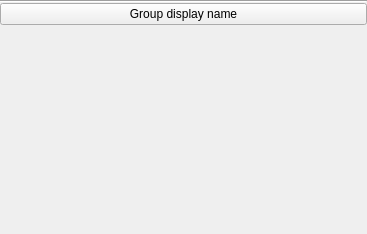
<?xml version="1.0" encoding="UTF-8"?>
<ui version="4.0">
 <class>InspectorGroup</class>
 <widget class="QWidget" name="InspectorGroup">
  <property name="geometry">
   <rect>
    <x>0</x>
    <y>0</y>
    <width>367</width>
    <height>234</height>
   </rect>
  </property>
  <layout class="QVBoxLayout" name="verticalLayout_3">
   <property name="spacing">
    <number>0</number>
   </property>
   <property name="leftMargin">
    <number>0</number>
   </property>
   <property name="topMargin">
    <number>0</number>
   </property>
   <property name="rightMargin">
    <number>0</number>
   </property>
   <property name="bottomMargin">
    <number>0</number>
   </property>
   <item>
    <widget class="Line" name="line">
     <property name="orientation">
      <enum>Qt::Horizontal</enum>
     </property>
    </widget>
   </item>
   <item>
    <widget class="QWidget" name="widget" native="true">
     <property name="sizePolicy">
      <sizepolicy hsizetype="Preferred" vsizetype="Fixed">
       <horstretch>0</horstretch>
       <verstretch>0</verstretch>
      </sizepolicy>
     </property>
     <layout class="QVBoxLayout" name="verticalLayout">
      <property name="spacing">
       <number>0</number>
      </property>
      <property name="leftMargin">
       <number>0</number>
      </property>
      <property name="topMargin">
       <number>0</number>
      </property>
      <property name="rightMargin">
       <number>0</number>
      </property>
      <property name="bottomMargin">
       <number>0</number>
      </property>
      <item>
       <widget class="QPushButton" name="expandButton">
        <property name="text">
         <string>Group display name</string>
        </property>
       </widget>
      </item>
     </layout>
    </widget>
   </item>
   <item>
    <widget class="QWidget" name="containerWidget" native="true">
     <layout class="QVBoxLayout" name="verticalLayout_2">
      <property name="spacing">
       <number>0</number>
      </property>
      <property name="leftMargin">
       <number>0</number>
      </property>
      <property name="topMargin">
       <number>0</number>
      </property>
      <property name="rightMargin">
       <number>0</number>
      </property>
      <property name="bottomMargin">
       <number>0</number>
      </property>
     </layout>
    </widget>
   </item>
  </layout>
 </widget>
 <resources/>
 <connections/>
</ui>
